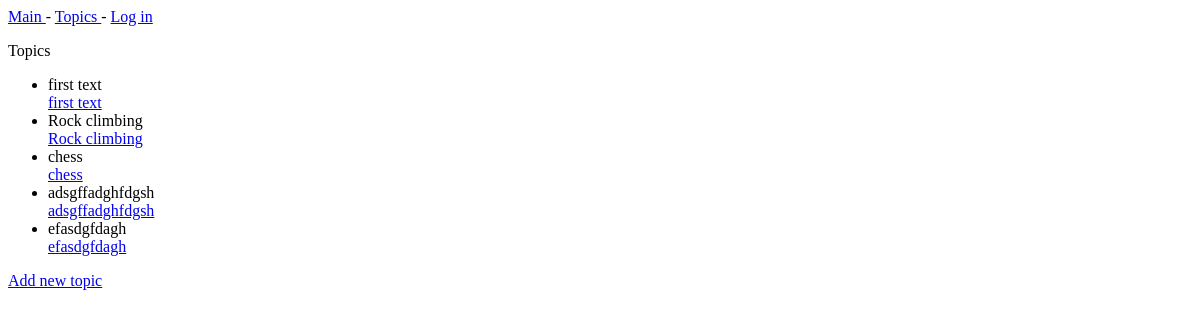
/topics/, run on an earlier commit of the app's database.
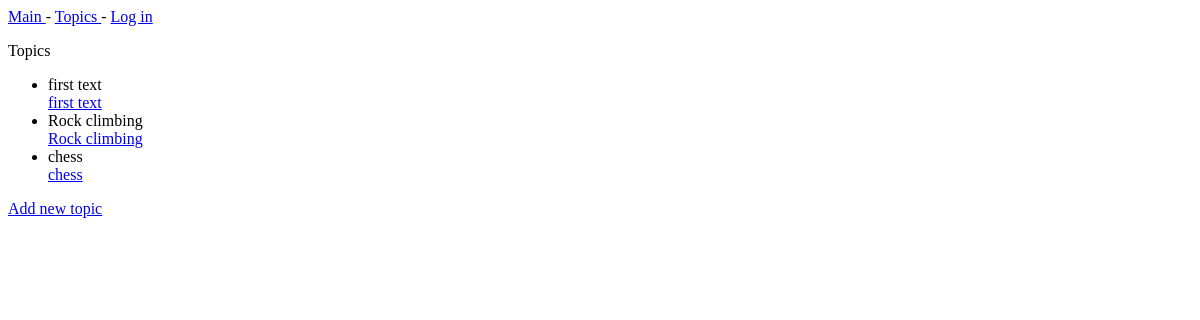
And on a later commit of the database.
### daybook/models.py (models this page shows)
class Topic(models.Model):
    text = models.CharField(max_length=200)
    date_added = models.DateTimeField(auto_now_add= True)
    def __str__(self):
        return self.text

### daybook/views.py (the view)
# urls.py: path('topics/', views.topics, name='topics'),
def topics(request):
    topics = Topic.objects.order_by('date_added')
    context = {'topics': topics}
    return render(request, 'daybook/topics.html', context)

### templates/daybook/topics.html
    {% extends "daybook/base.html" %}
    {% block content%}
    <p>Topics</p>
    <ul>
    {% for topic in topics %}
      <li>{{ topic }}</li>
        <a href="{% url 'daybook:topic' topic.id %}"> {{ topic }}</a>
        {% empty %}
      <li> No topics have been added yet </li>
    {% endfor %}
    </ul>
    <a href="{% url 'daybook:new_topic' %}"> Add new topic </a>
    {% endblock content %}

What changed in the data, as far as the page shows it:
removed Topic: text "adsgffadghfdgsh"
removed Topic: text "efasdgfdagh"
